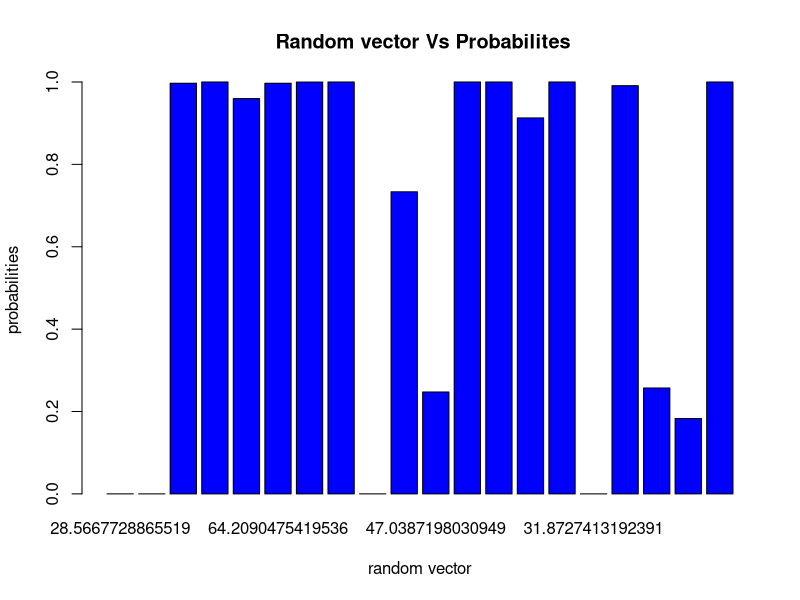
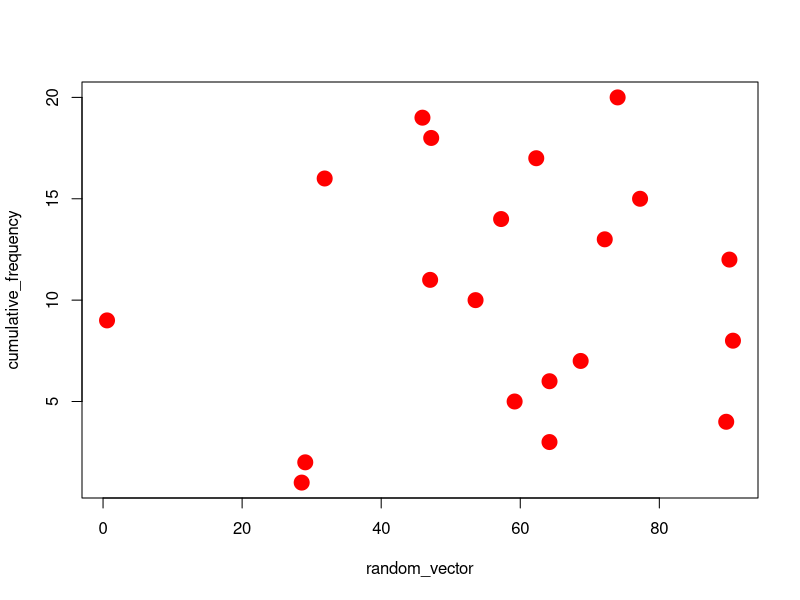
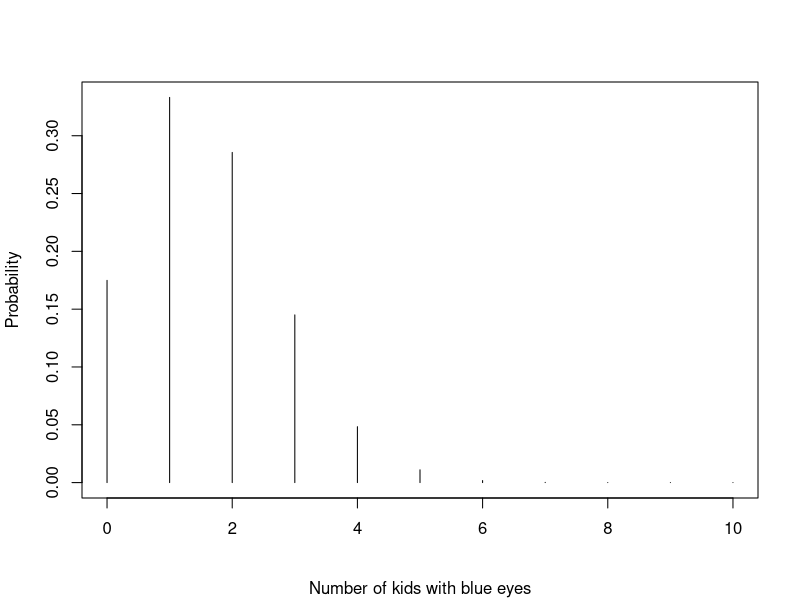
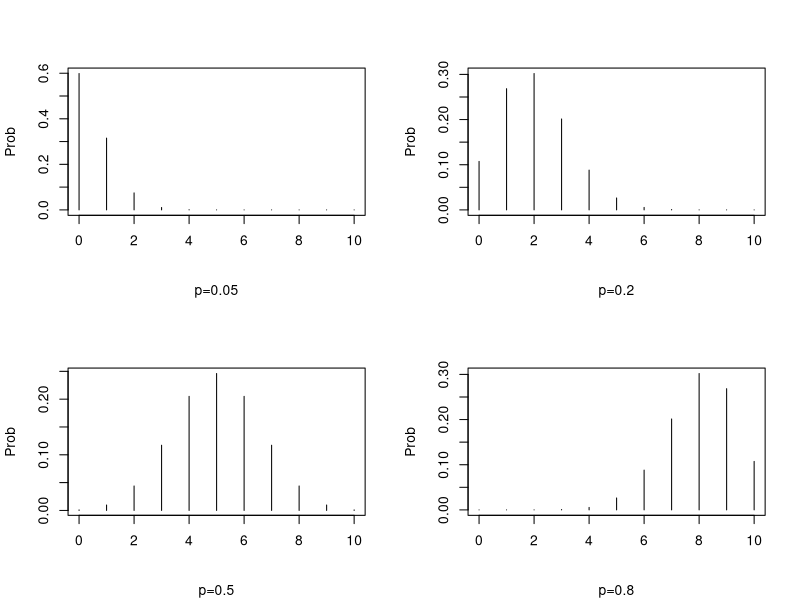
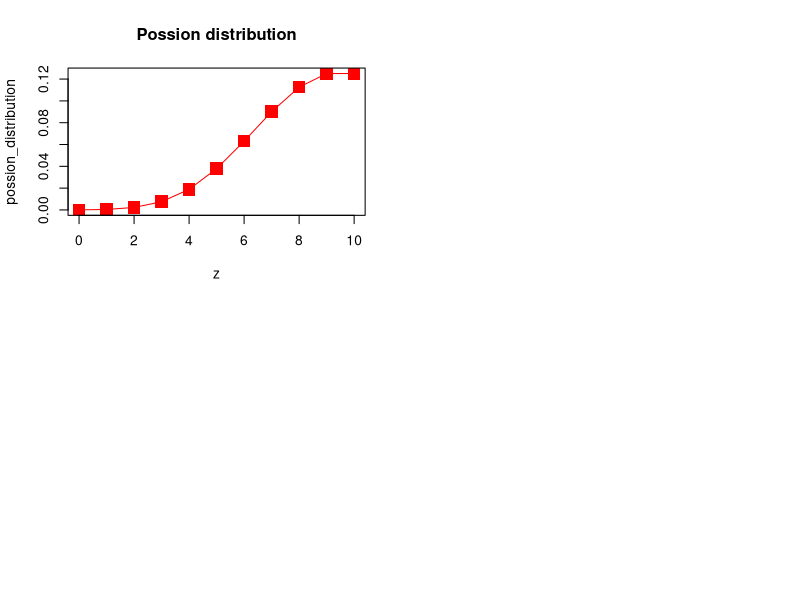

The R source for these figures, in order:
#q1
random_vector <- c(runif(20, 0 , 100)) 
summary(random_vector) 
unique_vector <- unique(random_vector)
probabilities <- pnorm(random_vector, mean = 50.453, sd = 5)
barplot(probabilities,
        main = " Random vector Vs Probabilites",
        xlab = "random vector",
        ylab="probabilities",
        names.arg = unique_vector, col = "blue")
#q2
data <- table(random_vector)
cumulative_frequency <- cumsum(data)
cumulative_frequency
cf <- data.frame(data, cumulative_frequency)
plot(random_vector, cumulative_frequency, pch = 19, cex = 2, col ="red")
#q3
x<-0:10
y<-dbinom(0:10,10,0.16)
data.frame("Prob"=y,row.names=x) 
plot(0:10,dbinom(0:10,10,0.16),,type='h',xlab="",ylab="Probability",
     sub="Number of kids with blue eyes")
par(mfrow=c(2,2))
plot(0:10,dbinom(0:10,10,0.05),type='h',xlab="",ylab="Prob", sub="p=0.05") 
plot(0:10,dbinom(0:10,10,0.2),type='h',xlab="",ylab="Prob", sub="p=0.2")
plot(0:10,dbinom(0:10,10,0.5),type='h',xlab="",ylab="Prob", sub="p=0.5")
plot(0:10,dbinom(0:10,10,0.8),type='h',xlab="",ylab="Prob", sub="p=0.8")
#q4
z <- c(0:10)
possion_distribution <- dpois(z,10,0.2)
plot(z, possion_distribution, main="Possion distribution", 
     type = "o", col="red", cex= 2, pch=15)

